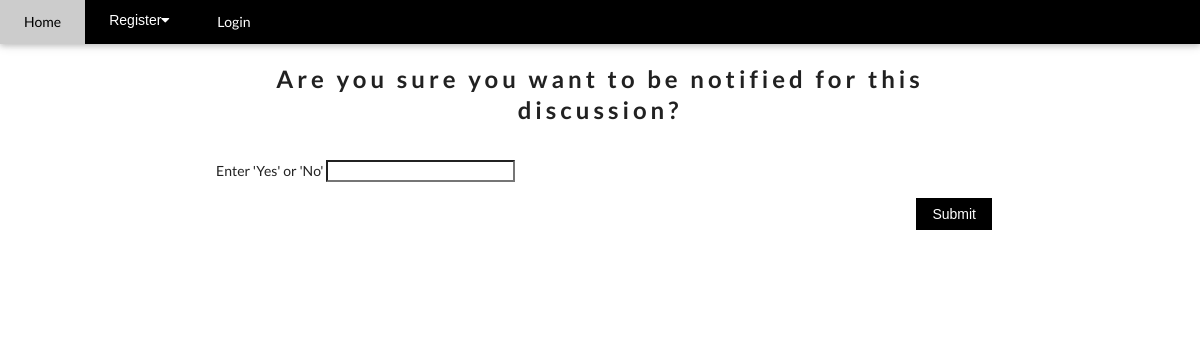
/1/course/1/discussion-notif (signed in), run on an earlier commit of the app's database.
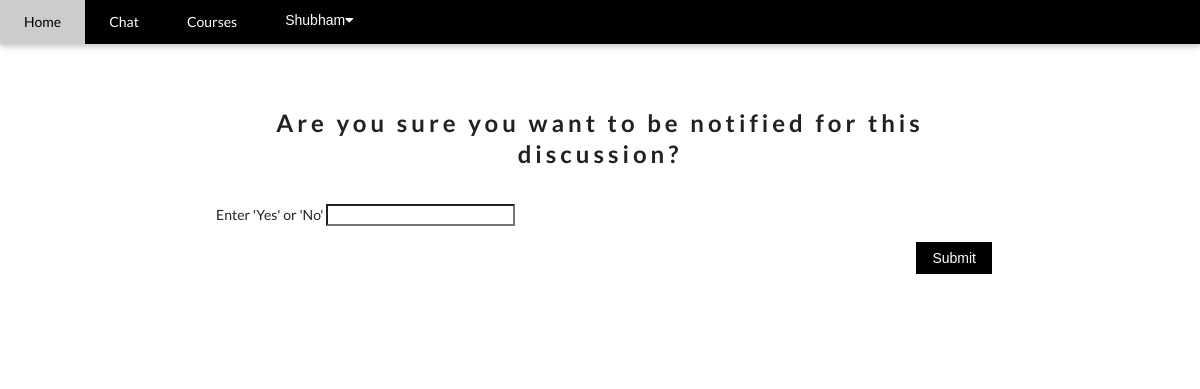
And on a later commit of the database.
### authentication/models.py (models this page shows, shortened)
class User(AbstractUser):
    username = None
    role = models.CharField(max_length=12, error_messages={
        'required': "Role must be provided"
    })
    email = models.EmailField(unique=True, blank=False,
                              error_messages={
                                  'unique': "A user with that email already exists.",
                              })
    roll_number = models.CharField(unique=True, blank=False,default=0, max_length=10)
    USERNAME_FIELD = "email"
    REQUIRED_FIELDS = []
    objects = UserManager()

### core/views.py (the view, shortened to what this page needs)
# urls.py: path('<int:id>/course/<int:pk>/discussion-notif', getnotifs,name = 'discussion-notif'),
def getnotifs(request, id, pk):
    return render(request, "core/notifs_yesno.html")

### templates/core/notifs_yesno.html (shortened to what this page needs)
{% extends 'base.html' %}
{% load bootstrap %}
{% block content %}
<div class="w3-container w3-content w3-padding-64" style="max-width:800px" id="contact">
                    <h2 class="w3-wide w3-center"> Are you sure you want to be notified for this discussion?</h2>
                          <br/>
                    <form action="" method="POST">{% csrf_token %}
                        Enter 'Yes' or 'No' <input type="text" name="value" class="btn btn-primary btn-md text-white">
                        <div class="w3-row-padding" style="margin:0 -16px 8px -16px">
                        <button class="w3-button w3-black w3-section w3-right" type="submit">Submit</button>
                        </div>
                    </form>
                </div>
            </div>
{% endblock %}

### templates/nav.html (shortened to what this page needs)
<div class="w3-top">
    <div class="w3-bar w3-black w3-card">
    <a href="/" class="w3-bar-item w3-button w3-padding-large">Home</a>
    {% if request.user.is_authenticated and request.user.role == 'instructor' %}
    <a href="{% url 'chat:chats' %}" class="w3-bar-item w3-button w3-padding-large">Chat</a>
    <a href="{% url 'core:course' %}" class="w3-bar-item w3-button w3-padding-large">Courses</a>
    <div class="w3-dropdown-hover w3-hide-small">
    <button class="w3-padding-large w3-button" title="More">{{ request.user.first_name }}<i class="fa fa-caret-down"></i></button>
    <div class="w3-dropdown-content w3-bar-block w3-card-4">
    <a href="{% url 'authentication:instructor-profile-update' %}" class="w3-bar-item w3-button">Edit Profile</a>
    <a href="{% url 'authentication:instructor-change-password' %}" class="w3-bar-item w3-button">Change Password</a>
    <a href="{% url 'core:course-create' %}" class="w3-bar-item w3-button">Create Course</a>
    <a href="{% url 'core:student-todo-list'  %}" class="w3-bar-item w3-button">To Do List</a>
    <a href="{% url 'authentication:logout' %}" class="w3-bar-item w3-button">Logout</a>
    </div>
                 {% elif request.user.is_authenticated and request.user.role == 'student' %}
                 <a href="{% url 'chat:chats' %}" class="w3-bar-item w3-button w3-padding-large">Chat</a>
                 <a href="{% url 'core:course' %}" class="w3-bar-item w3-button w3-padding-large">Courses</a>
                 <div class="w3-dropdown-hover w3-hide-small">
                    <button class="w3-padding-large w3-button" title="More">{{ request.user.first_name }}<i class="fa fa-caret-down"></i></button>
                    {% else %}
                    <div class="w3-dropdown-hover w3-hide-small">
                        <button class="w3-padding-large w3-button" title="More">Register<i class="fa fa-caret-down"></i></button>
                    </div>
                    <a href="{% url 'authentication:login' %}" class="w3-bar-item w3-button w3-padding-large">Login</a>
                    {% endif %}
    </div>
    </div>

What changed in the data, as far as the page shows it:
now on this page (row edited): User: user.first_name "Shubham"
changed User: is_active False → True (drawn)
Also different on the page:
text no longer shown: "Register Login"
text now shown: "Chat Courses"
